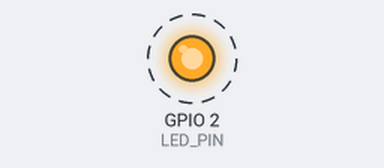
Bench run of a sketch on a simulated ESP32. Parts: output pins drawn as LEDs (lit = HIGH). Dashed ring = blinking. What the sketch prints to the serial monitor is not drawn.

Above: at 0.5 s.
Timing chart, 0 to 4.6 s (numbered marks = the images above):
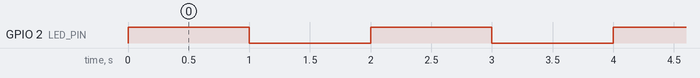

Measured:
- by itself, GPIO 2 (LED_PIN): alternates HIGH for 1.0 s and LOW for 1.0 s

The sketch:

blink-juan.ino
```cpp
// ESP32 Blink Example
// This code blinks the built-in LED on an ESP32

// Define the LED pin
// Most ESP32 boards have a built-in LED on pin 2
// Some boards may use different pins (like pin 5 or 22)
#define LED_PIN 2

void setup() {
  // Initialize the LED pin as an output
  pinMode(LED_PIN, OUTPUT);

  // Initialize serial communication for debugging (optional)
  Serial.begin(115200);
  Serial.println("ESP32 Blink Starting...");
}

void loop() {
  // Turn the LED on
  digitalWrite(LED_PIN, HIGH);
  Serial.println("LED ON");

  // Wait for 1 second
  delay(1000);

  // Turn the LED off
  digitalWrite(LED_PIN, LOW);
  Serial.println("LED OFF");

  // Wait for 1 second
  delay(1000);
}
```
